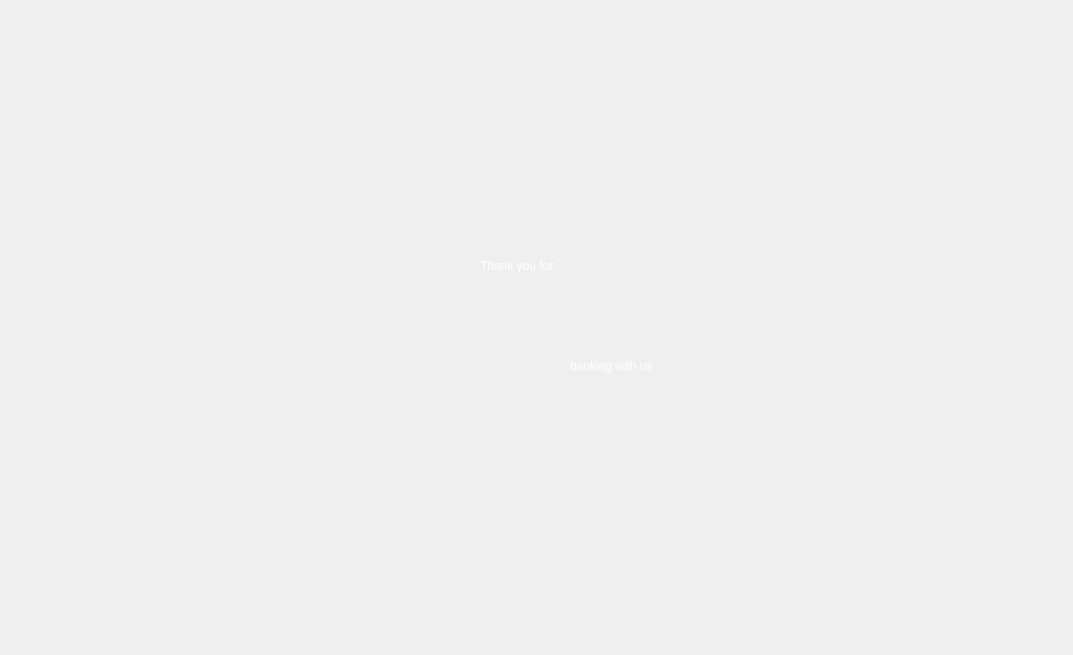
<?xml version="1.0" encoding="UTF-8"?>
<ui version="4.0">
 <class>thankYou</class>
 <widget class="QDialog" name="thankYou">
  <property name="geometry">
   <rect>
    <x>0</x>
    <y>0</y>
    <width>1073</width>
    <height>655</height>
   </rect>
  </property>
  <property name="windowTitle">
   <string>Dialog</string>
  </property>
  <property name="styleSheet">
   <string notr="true">border-image: url(:/new/prefix1/ATM/New folder/New folder/istockphoto-1131788406-612x612.jpg);</string>
  </property>
  <widget class="QLabel" name="label">
   <property name="geometry">
    <rect>
     <x>480</x>
     <y>30</y>
     <width>851</width>
     <height>471</height>
    </rect>
   </property>
   <property name="styleSheet">
    <string notr="true">border-image: url(:/new/prefix3/ATM/note/Accounts.txt);
color: rgb(255, 255, 255);
font: 48pt &quot;Segoe Fluent Icons&quot;;</string>
   </property>
   <property name="text">
    <string>Thank you for  </string>
   </property>
  </widget>
  <widget class="QLabel" name="label_2">
   <property name="geometry">
    <rect>
     <x>570</x>
     <y>130</y>
     <width>851</width>
     <height>471</height>
    </rect>
   </property>
   <property name="styleSheet">
    <string notr="true">border-image: url(:/new/prefix3/ATM/note/Accounts.txt);
color: rgb(255, 255, 255);
color: rgb(255, 255, 255);
font: 48pt &quot;Segoe Fluent Icons&quot;;</string>
   </property>
   <property name="text">
    <string>banking with us</string>
   </property>
  </widget>
 </widget>
 <resources/>
 <connections/>
</ui>
